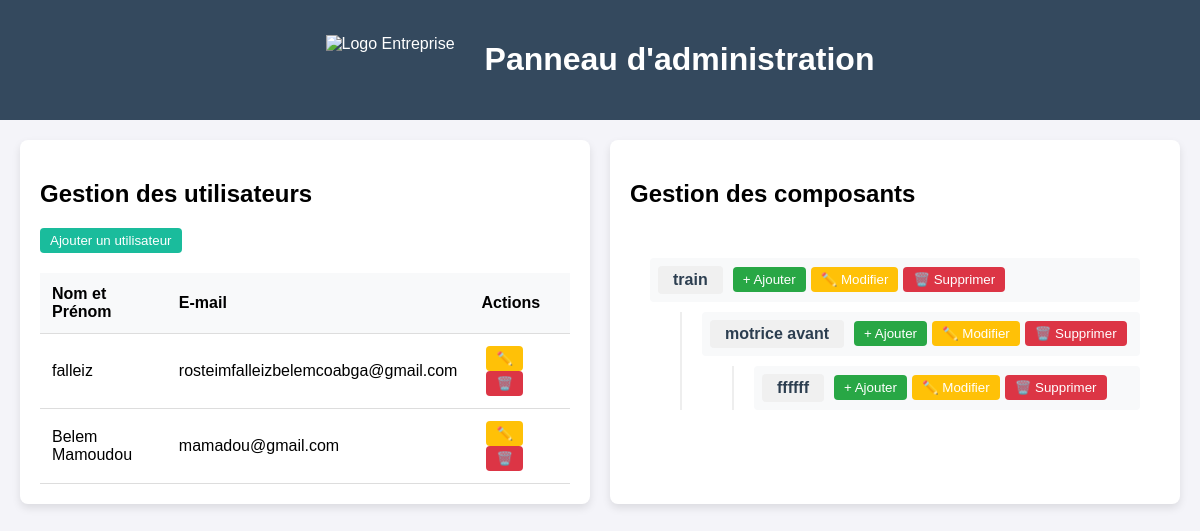
/manage/home/ (signed in), run on an earlier commit of the app's database.
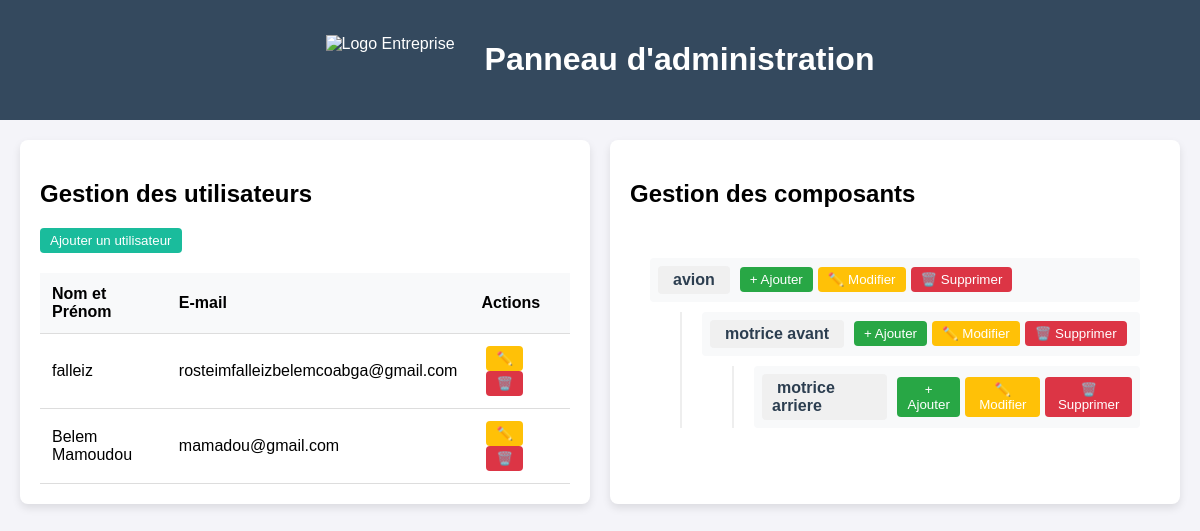
And on a later commit of the database.
### technician_page/models.py (models this page shows)
class technician_user(models.Model):
    nom_prenom=models.CharField(max_length=20)
    email=models.EmailField(max_length=254)
    password=models.CharField(max_length=30)

### admin_page/models.py (models this page shows, shortened)
class Component(models.Model):
    name = models.CharField(max_length=100)  # Nom plus long pour plus de flexibilité
    parent = models.ForeignKey(
        "self",
        on_delete=models.CASCADE,
        null=True,
        blank=True,
        related_name="enfants"
    )

### admin_page/views.py (the view)
# urls.py: path('home/', views.home_view, name='admin_home'),
@login_required
def home_view(request):
    root_components = Component.objects.filter(parent=None)
    users = technician_user.objects.all()
    return render(request, "admin_page/home.html", {
        "components": root_components,
        "users": users
    })

### admin_page/templates/admin_page/home.html (shortened to what this page needs)
{% load static %}
<!DOCTYPE html>
<html lang="fr">
<head>
    <link rel="stylesheet" href="{% static 'admin_page/admin_style.css' %}">
</head>
<body>
    <header class="admin-header">
        <div class="header-content">
            <img src="https://th.bing.com/th/id/OIP.Yvs2bEaFEUJCSJPXc10GLgAAAA?rs=1&pid=ImgDetMain" alt="Logo Entreprise" class="logo">
            <h1>Panneau d'administration</h1>
        </div>
    </header>
    <main class="admin-container">
<section class="user-management">
    <h2>Gestion des utilisateurs</h2>
    <button id="add-user-btn">Ajouter un utilisateur</button>
    <table class="user-table">
        <thead>
            <tr>
                <th>Nom et Prénom</th>
                <th>E-mail</th>
                <th>Actions</th>
            </tr>
        </thead>
        <tbody id="user-list">
            {% for user in users %}
            <tr data-user-id="{{ user.id }}">
                <td class="user-name">{{ user.nom_prenom }}</td>
                <td class="user-email">{{ user.email }}</td>
                <td>
                    <button class="edit-user-btn">✏️</button>
                    <button class="delete-user-btn">🗑️</button>
                </td>
            </tr>
            {% endfor %}
        </tbody>
    </table>
</section>
        <section class="component-management">
            <h2>Gestion des composants</h2>
            <div id="tree-container">
                <ul id="component-tree">
                    {% include "admin_page/tree_component.html" %}
                </ul>
            </div>
        </section>
        </main>
</body>
</html>

### admin_page/templates/admin_page/tree_component.html (shortened to what this page needs)
{% load static %}
{% for component in components %}
    <li data-component-id="{{ component.id }}" class="component-item">
        <div class="component-content">
            <a href="{% url 'component_details' component_id=component.id %}" class="component-name-link">
                <span class="component-name">{{ component.name }}</span>
            </a>
            <div class="component-buttons">
                <button class="add-child-btn">+ Ajouter</button>
                <button class="edit-btn">✏️ Modifier</button>
                <button class="delete-btn">🗑️ Supprimer</button>
            </div>
        </div>
        {% if component.enfants.all %}
            <ul class="child-components">
                {% include "admin_page/tree_component.html" with components=component.enfants.all %}
            </ul>
        {% endif %}
    </li>
{% endfor %}

What changed in the data, as far as the page shows it:
removed Component: name "ffffff", shown under "motrice avant"
changed Component: name "train" → "avion"
added Component: name "motrice arriere", shown under "motrice avant"
